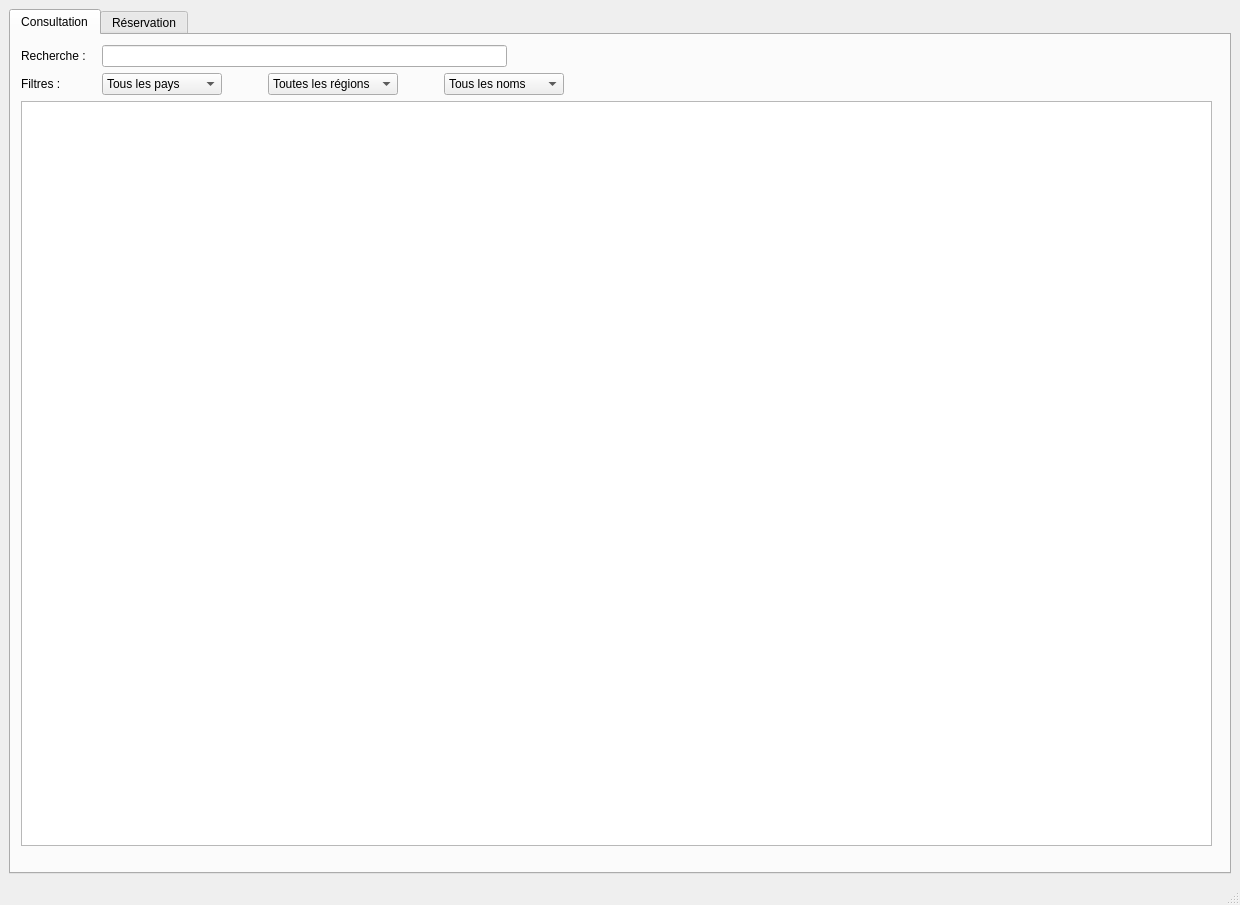
<?xml version="1.0" encoding="UTF-8"?>
<ui version="4.0">
 <class>MainWindow</class>
 <widget class="QMainWindow" name="MainWindow">
  <property name="geometry">
   <rect>
    <x>0</x>
    <y>0</y>
    <width>1240</width>
    <height>905</height>
   </rect>
  </property>
  <property name="windowTitle">
   <string>Centres de vacances - La Frite Rose</string>
  </property>
  <widget class="QWidget" name="centralwidget">
   <property name="sizePolicy">
    <sizepolicy hsizetype="Expanding" vsizetype="Expanding">
     <horstretch>0</horstretch>
     <verstretch>0</verstretch>
    </sizepolicy>
   </property>
   <layout class="QHBoxLayout" name="horizontalLayout_3">
    <item>
     <widget class="QTabWidget" name="tabWidget">
      <property name="currentIndex">
       <number>0</number>
      </property>
      <widget class="QWidget" name="tab">
       <attribute name="title">
        <string>Consultation</string>
       </attribute>
       <widget class="QWidget" name="layoutWidget">
        <property name="geometry">
         <rect>
          <x>10</x>
          <y>10</y>
          <width>1191</width>
          <height>801</height>
         </rect>
        </property>
        <layout class="QHBoxLayout" name="horizontalLayout_4">
         <item>
          <layout class="QVBoxLayout" name="verticalLayout">
           <property name="sizeConstraint">
            <enum>QLayout::SetMaximumSize</enum>
           </property>
           <item>
            <layout class="QHBoxLayout" name="horizontalLayout">
             <item>
              <widget class="QLabel" name="lRech">
               <property name="sizePolicy">
                <sizepolicy hsizetype="Preferred" vsizetype="Minimum">
                 <horstretch>0</horstretch>
                 <verstretch>0</verstretch>
                </sizepolicy>
               </property>
               <property name="minimumSize">
                <size>
                 <width>75</width>
                 <height>0</height>
                </size>
               </property>
               <property name="text">
                <string>Recherche :</string>
               </property>
              </widget>
             </item>
             <item>
              <widget class="QLineEdit" name="leRech">
               <property name="sizePolicy">
                <sizepolicy hsizetype="Fixed" vsizetype="Fixed">
                 <horstretch>0</horstretch>
                 <verstretch>0</verstretch>
                </sizepolicy>
               </property>
               <property name="minimumSize">
                <size>
                 <width>405</width>
                 <height>0</height>
                </size>
               </property>
              </widget>
             </item>
             <item>
              <spacer name="horizontalSpacer">
               <property name="orientation">
                <enum>Qt::Horizontal</enum>
               </property>
               <property name="sizeType">
                <enum>QSizePolicy::MinimumExpanding</enum>
               </property>
               <property name="sizeHint" stdset="0">
                <size>
                 <width>40</width>
                 <height>20</height>
                </size>
               </property>
              </spacer>
             </item>
            </layout>
           </item>
           <item>
            <layout class="QHBoxLayout" name="horizontalLayout_2">
             <item>
              <widget class="QLabel" name="lFiltr">
               <property name="minimumSize">
                <size>
                 <width>75</width>
                 <height>0</height>
                </size>
               </property>
               <property name="text">
                <string>Filtres :</string>
               </property>
              </widget>
             </item>
             <item>
              <widget class="QComboBox" name="cbPays">
               <property name="minimumSize">
                <size>
                 <width>120</width>
                 <height>0</height>
                </size>
               </property>
               <item>
                <property name="text">
                 <string>Tous les pays</string>
                </property>
               </item>
              </widget>
             </item>
             <item>
              <spacer name="horizontalSpacer_3">
               <property name="orientation">
                <enum>Qt::Horizontal</enum>
               </property>
               <property name="sizeType">
                <enum>QSizePolicy::Fixed</enum>
               </property>
               <property name="sizeHint" stdset="0">
                <size>
                 <width>40</width>
                 <height>20</height>
                </size>
               </property>
              </spacer>
             </item>
             <item>
              <widget class="QComboBox" name="cbRegion">
               <property name="minimumSize">
                <size>
                 <width>120</width>
                 <height>0</height>
                </size>
               </property>
               <item>
                <property name="text">
                 <string>Toutes les régions</string>
                </property>
               </item>
              </widget>
             </item>
             <item>
              <spacer name="horizontalSpacer_4">
               <property name="orientation">
                <enum>Qt::Horizontal</enum>
               </property>
               <property name="sizeType">
                <enum>QSizePolicy::Fixed</enum>
               </property>
               <property name="sizeHint" stdset="0">
                <size>
                 <width>40</width>
                 <height>20</height>
                </size>
               </property>
              </spacer>
             </item>
             <item>
              <widget class="QComboBox" name="cbNom">
               <property name="minimumSize">
                <size>
                 <width>120</width>
                 <height>0</height>
                </size>
               </property>
               <item>
                <property name="text">
                 <string>Tous les noms</string>
                </property>
               </item>
              </widget>
             </item>
             <item>
              <spacer name="horizontalSpacer_2">
               <property name="orientation">
                <enum>Qt::Horizontal</enum>
               </property>
               <property name="sizeType">
                <enum>QSizePolicy::Expanding</enum>
               </property>
               <property name="sizeHint" stdset="0">
                <size>
                 <width>40</width>
                 <height>20</height>
                </size>
               </property>
              </spacer>
             </item>
            </layout>
           </item>
           <item>
            <layout class="QHBoxLayout" name="horizontalLayout_5">
             <property name="sizeConstraint">
              <enum>QLayout::SetMaximumSize</enum>
             </property>
             <item>
              <widget class="QTableWidget" name="tableWidget">
               <attribute name="horizontalHeaderCascadingSectionResizes">
                <bool>false</bool>
               </attribute>
               <attribute name="horizontalHeaderShowSortIndicator" stdset="0">
                <bool>false</bool>
               </attribute>
               <attribute name="horizontalHeaderStretchLastSection">
                <bool>false</bool>
               </attribute>
              </widget>
             </item>
            </layout>
           </item>
          </layout>
         </item>
        </layout>
       </widget>
      </widget>
      <widget class="QWidget" name="tab_2">
       <attribute name="title">
        <string>Réservation</string>
       </attribute>
       <widget class="QWidget" name="">
        <property name="geometry">
         <rect>
          <x>11</x>
          <y>14</y>
          <width>1191</width>
          <height>791</height>
         </rect>
        </property>
        <layout class="QVBoxLayout" name="verticalLayout_2">
         <item>
          <layout class="QGridLayout" name="gridLayout">
           <item row="4" column="1">
            <widget class="QDateEdit" name="deDebut">
             <property name="sizePolicy">
              <sizepolicy hsizetype="Fixed" vsizetype="Fixed">
               <horstretch>0</horstretch>
               <verstretch>0</verstretch>
              </sizepolicy>
             </property>
             <property name="calendarPopup">
              <bool>true</bool>
             </property>
            </widget>
           </item>
           <item row="4" column="0">
            <widget class="QLabel" name="label_2">
             <property name="text">
              <string>Date de début</string>
             </property>
            </widget>
           </item>
           <item row="2" column="1">
            <widget class="QDateEdit" name="deNaissance">
             <property name="sizePolicy">
              <sizepolicy hsizetype="Fixed" vsizetype="Fixed">
               <horstretch>0</horstretch>
               <verstretch>0</verstretch>
              </sizepolicy>
             </property>
             <property name="calendarPopup">
              <bool>true</bool>
             </property>
            </widget>
           </item>
           <item row="1" column="0">
            <widget class="QLabel" name="label_4">
             <property name="text">
              <string>Prénom</string>
             </property>
            </widget>
           </item>
           <item row="1" column="1">
            <widget class="QLineEdit" name="lePrenom"/>
           </item>
           <item row="4" column="4">
            <spacer name="horizontalSpacer_5">
             <property name="orientation">
              <enum>Qt::Horizontal</enum>
             </property>
             <property name="sizeHint" stdset="0">
              <size>
               <width>40</width>
               <height>20</height>
              </size>
             </property>
            </spacer>
           </item>
           <item row="0" column="0">
            <widget class="QLabel" name="label">
             <property name="text">
              <string>Nom</string>
             </property>
            </widget>
           </item>
           <item row="3" column="0">
            <widget class="QLabel" name="label_6">
             <property name="text">
              <string>Centre de vacances</string>
             </property>
            </widget>
           </item>
           <item row="3" column="1">
            <widget class="QComboBox" name="cbCentreRes"/>
           </item>
           <item row="0" column="1">
            <widget class="QLineEdit" name="leNom"/>
           </item>
           <item row="2" column="0">
            <widget class="QLabel" name="label_5">
             <property name="text">
              <string>Date de naissance</string>
             </property>
            </widget>
           </item>
           <item row="5" column="0">
            <widget class="QLabel" name="label_3">
             <property name="text">
              <string>Date de fin</string>
             </property>
            </widget>
           </item>
           <item row="5" column="1">
            <widget class="QDateEdit" name="deFin">
             <property name="sizePolicy">
              <sizepolicy hsizetype="Fixed" vsizetype="Fixed">
               <horstretch>0</horstretch>
               <verstretch>0</verstretch>
              </sizepolicy>
             </property>
             <property name="calendarPopup">
              <bool>true</bool>
             </property>
            </widget>
           </item>
          </layout>
         </item>
         <item>
          <layout class="QHBoxLayout" name="horizontalLayout_6">
           <item>
            <widget class="QLabel" name="lImage">
             <property name="sizePolicy">
              <sizepolicy hsizetype="Preferred" vsizetype="Fixed">
               <horstretch>0</horstretch>
               <verstretch>0</verstretch>
              </sizepolicy>
             </property>
             <property name="minimumSize">
              <size>
               <width>0</width>
               <height>450</height>
              </size>
             </property>
             <property name="text">
              <string/>
             </property>
             <property name="pixmap">
              <pixmap>img/lfr_small.jpg</pixmap>
             </property>
             <property name="alignment">
              <set>Qt::AlignCenter</set>
             </property>
            </widget>
           </item>
          </layout>
         </item>
         <item>
          <spacer name="verticalSpacer">
           <property name="orientation">
            <enum>Qt::Vertical</enum>
           </property>
           <property name="sizeHint" stdset="0">
            <size>
             <width>20</width>
             <height>5</height>
            </size>
           </property>
          </spacer>
         </item>
        </layout>
       </widget>
      </widget>
     </widget>
    </item>
   </layout>
  </widget>
  <widget class="QMenuBar" name="menubar">
   <property name="geometry">
    <rect>
     <x>0</x>
     <y>0</y>
     <width>1240</width>
     <height>21</height>
    </rect>
   </property>
  </widget>
  <widget class="QStatusBar" name="statusbar"/>
 </widget>
 <resources>
  <include location="fdr.qrc"/>
 </resources>
 <connections/>
</ui>
